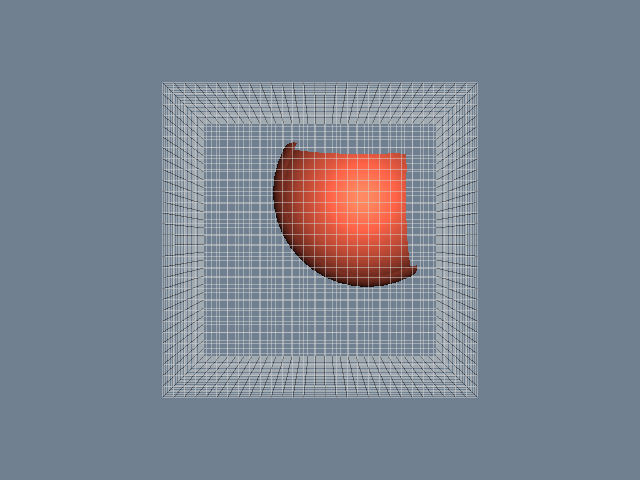

Recreate this plot in Python.
#!/usr/bin/env python

# Use vtkImplicitDataSet to clip a sphere with a sampled implicit box.

# Factory overrides: importing these modules registers the OpenGL rendering
# and interaction style implementations for vtkRenderingCore factory classes.
import vtkmodules.vtkInteractionStyle  # noqa: F401
import vtkmodules.vtkRenderingOpenGL2  # noqa: F401

# VTK pipeline classes used in this example
from vtkmodules.vtkCommonDataModel import (
    vtkBox,
    vtkImplicitDataSet,
)
from vtkmodules.vtkFiltersCore import vtkClipPolyData
from vtkmodules.vtkFiltersSources import vtkSphereSource
from vtkmodules.vtkImagingHybrid import vtkSampleFunction
from vtkmodules.vtkRenderingCore import (
    vtkActor,
    vtkDataSetMapper,
    vtkPolyDataMapper,
    vtkRenderWindow,
    vtkRenderWindowInteractor,
    vtkRenderer,
)

# Colors (normalized RGB)
tomato_rgb = (1.0, 0.388, 0.278)
light_grey_rgb = (0.827, 0.827, 0.827)
slate_gray_rgb = (0.439, 0.502, 0.565)

# Source: a high-resolution sphere offset so it partially overlaps the box
sphere = vtkSphereSource()
sphere.SetCenter(0.5, 0.5, 0.5)
sphere.SetRadius(1.0)
sphere.SetThetaResolution(40)
sphere.SetPhiResolution(40)

# ImplicitBox: define an axis-aligned box as an implicit function.
# vtkBox evaluates to negative inside, zero on the surface, positive outside.
box = vtkBox()
box.SetBounds(-1, 1, -1, 1, -1, 1)

# SampleFunction: evaluate the implicit box on a regular 3D grid.
# This produces a vtkImageData with scalar values (distance to box surface).
# vtkImplicitDataSet needs a dataset with scalars to interpolate.
sampler = vtkSampleFunction()
sampler.SetImplicitFunction(box)
sampler.SetModelBounds(-1.5, 1.5, -1.5, 1.5, -1.5, 1.5)
sampler.SetSampleDimensions(30, 30, 30)
sampler.ComputeNormalsOff()
sampler.Update()

# ImplicitDataSet: wrap the sampled volume as an implicit function.
# The scalar field in the dataset defines inside (negative) vs outside
# (positive), allowing it to be used as a clip function.
implicit = vtkImplicitDataSet()
implicit.SetDataSet(sampler.GetOutput())

# Clip: cut the sphere using the implicit dataset
clipper = vtkClipPolyData()
clipper.SetClipFunction(implicit)
clipper.SetInputConnection(sphere.GetOutputPort())
clipper.InsideOutOn()

# Mapper: map the clipped sphere
mapper = vtkPolyDataMapper()
mapper.SetInputConnection(clipper.GetOutputPort())

# Actor: display the clipped sphere
actor = vtkActor()
actor.SetMapper(mapper)
actor.GetProperty().SetColor(tomato_rgb)
actor.GetProperty().SetSpecular(0.4)
actor.GetProperty().SetSpecularPower(20)

# Context: show the box region as a wireframe for reference
box_mapper = vtkDataSetMapper()
box_mapper.SetInputConnection(sampler.GetOutputPort())
box_mapper.ScalarVisibilityOff()

box_actor = vtkActor()
box_actor.SetMapper(box_mapper)
box_actor.GetProperty().SetRepresentationToWireframe()
box_actor.GetProperty().SetColor(light_grey_rgb)
box_actor.GetProperty().SetOpacity(0.3)

# Renderer: assemble the scene
renderer = vtkRenderer()
renderer.AddActor(actor)
renderer.AddActor(box_actor)
renderer.SetBackground(slate_gray_rgb)

# Window: display the rendered scene
render_window = vtkRenderWindow()
render_window.AddRenderer(renderer)
render_window.SetWindowName("dataset")
render_window.SetMultiSamples(0)
render_window.SetSize(640, 480)

# Interactor: handle mouse and keyboard events
render_window_interactor = vtkRenderWindowInteractor()
render_window_interactor.SetRenderWindow(render_window)

# Scene: configure the camera
renderer.ResetCamera()

render_window_interactor.Initialize()
render_window_interactor.Start()
